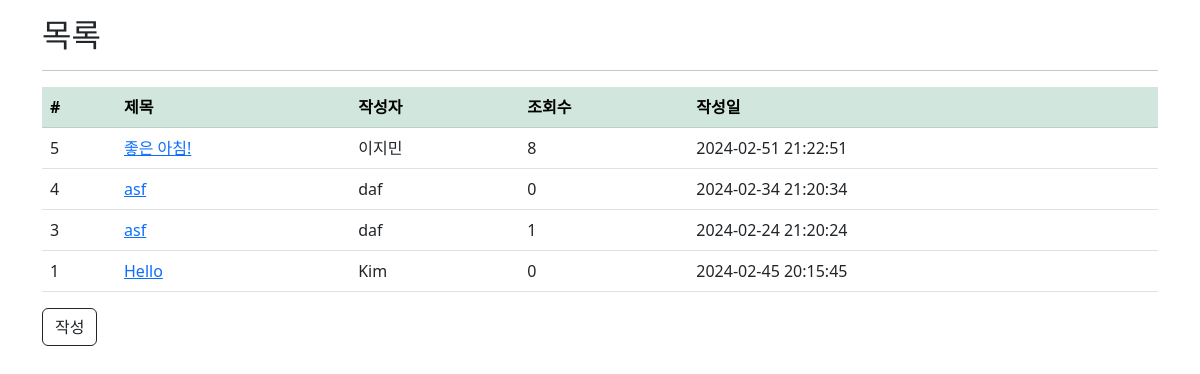
/board/list/, run on the app's committed database.
### board/models.py (models this page shows, shortened)
class Post(models.Model):
    subject = models.CharField(max_length = 200) # 글제목
    user = models.CharField(max_length = 20) # 작성자, 필수(NN)
    content = models.TextField() # 글내용, null 허용
    view_cnt = models.IntegerField(default = 0) # 조회수, 기본값 0
    reg_date = models.DateTimeField(default = Now()) # 작성일시, 기본값 현재시간

### board/views.py (the view)
# urls.py: path('list/', views.list), # board/list => views.py의 list()가 처리
def list(request):
    response = f'{request.path} {request.method}요청'
    print(response)
    posts = Post.objects.order_by('-id') # id colunm 역순으로 SELECT
    return render(request, 'list.html', {'list' : posts})

### board/Templates/list.html (shortened to what this page needs)
<!DOCTYPE html>
<html lang="ko">
<head>
    <link href="https://cdn.jsdelivr.net/npm/bootstrap@5.3.0/dist/css/bootstrap.min.css" rel="stylesheet">
</head>
<body style="margin-bottom: 200px">
    <div class="container mt-3">
        <h2>목록</h2>
        <hr>
        <table class="table table-hover">
            <thead class="table-success">
                <tr>
                    <th>#</th>
                    <th>제목</th>
                    <th>작성자</th>
                    <th>조회수</th>
                    <th>작성일</th>
                </tr>
            </thead>
            <tbody>
                {% for post in list %}
                <tr>
                    <td>{{post.id}}</td>
                    <td><a href="/board/detail/{{ post.id }}/">{{post.subject}}</a> </td>
                    <td>{{post.user}}</td>
                    <td>{{post.view_cnt}}</td>
                    <td>{{post.reg_date|date:"Y-m-s H:i:s"}}</td>
                </tr>
                {% endfor %}
            </tbody>
        </table>
        <div class="row">
            <div class="col-12">
                <a class="btn btn-outline-dark" href="/board/write/">작성</a>
            </div>
        </div>
    </div>
</body>
</html>

### data on the page
Post: id "5", subject "좋은 아침!", user "이지민", view_cnt "8", reg_date "2024-02-51 21:22:51"
Post: id "4", subject "asf", user "daf", view_cnt "0", reg_date "2024-02-34 21:20:34"
Post: id "3", subject "asf", user "daf", view_cnt "1", reg_date "2024-02-24 21:20:24"
Post: id "1", subject "Hello", user "Kim", view_cnt "0", reg_date "2024-02-45 20:15:45"
